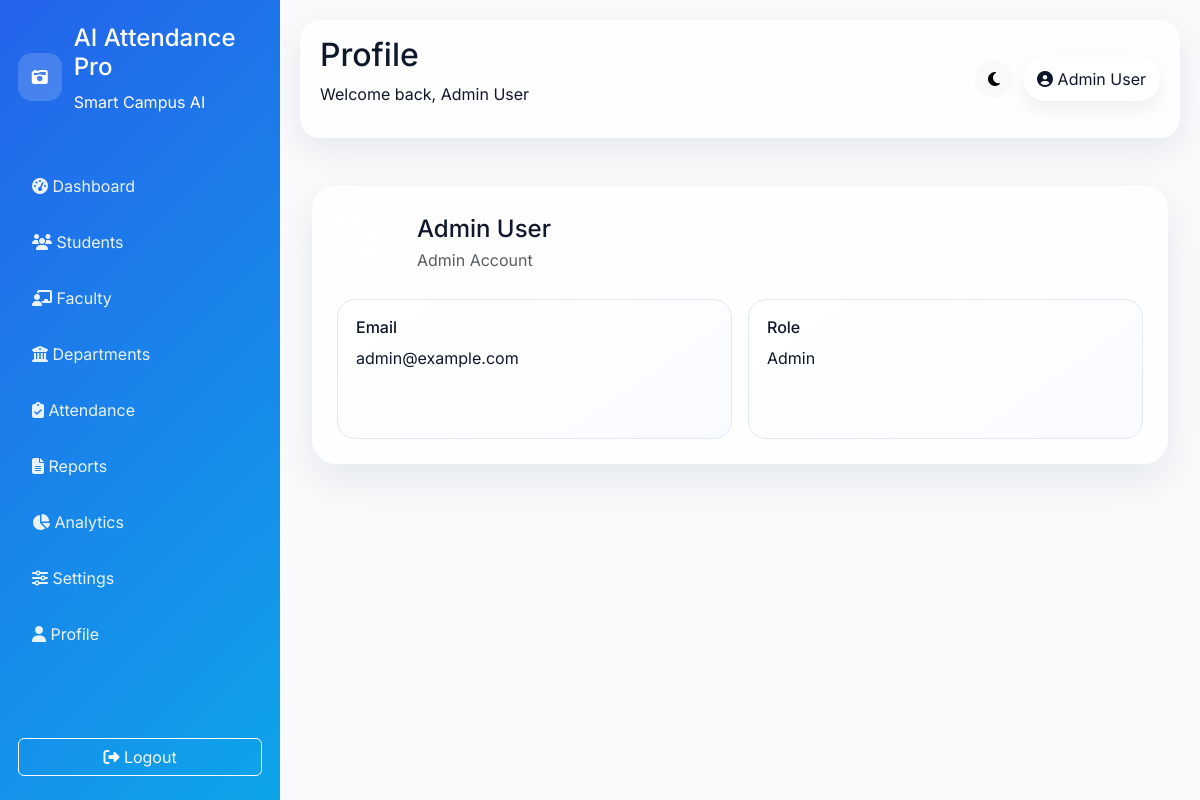
The app's page /profile (signed in) with its own data.
### models/__init__.py (models this page shows, shortened)
class User(db.Model):
    id = db.Column(db.Integer, primary_key=True)
    full_name = db.Column(db.String(120), nullable=False)
    email = db.Column(db.String(120), unique=True, nullable=False)
    password_hash = db.Column(db.String(255), nullable=False)
    role = db.Column(db.String(20), default='admin')
    created_at = db.Column(db.DateTime, default=db.func.now())

### app.py (the view)
@app.route('/profile')
@login_required
def profile():
    activity = LogEntry.query.filter(LogEntry.details.like(f'%{current_user.full_name}%')).order_by(LogEntry.id.desc()).limit(10).all()
    return render_template('profile.html', activity=activity)

### app.py (called while the page is built)
@login_manager.user_loader
def load_user(user_id):
    return User.query.get(int(user_id))

@app.context_processor
def inject_globals():
    return {'site_name': 'AI Attendance Pro', 'now': datetime.utcnow()}

### templates/profile.html
{% extends 'base.html' %}
{% block page_title %}Profile{% endblock %}
{% block content %}
<div class="glass-card p-4">
    <div class="d-flex align-items-center gap-3 mb-4">
        <div class="brand-icon large"><i class="fa-solid fa-user"></i></div>
        <div>
            <h4 class="mb-1">{{ current_user.full_name }}</h4>
            <p class="text-muted mb-0">{{ current_user.role|title }} Account</p>
        </div>
    </div>
    <div class="row g-3">
        <div class="col-md-6"><div class="setting-card"><h6>Email</h6><p>{{ current_user.email }}</p></div></div>
        <div class="col-md-6"><div class="setting-card"><h6>Role</h6><p>{{ current_user.role|title }}</p></div></div>
    </div>
</div>
{% endblock %}

### templates/base.html (shortened to what this page needs)
<!doctype html>
<html lang="en" class="h-100">
<head>
    <link href="https://cdn.jsdelivr.net/npm/bootstrap@5.3.3/dist/css/bootstrap.min.css" rel="stylesheet">
    <link href="https://cdnjs.cloudflare.com/ajax/libs/font-awesome/6.5.2/css/all.min.css" rel="stylesheet">
    <link href="https://cdnjs.cloudflare.com/ajax/libs/animate.css/4.1.1/animate.min.css" rel="stylesheet">
    <link rel="stylesheet" href="{{ url_for('static', filename='css/style.css') }}">
</head>
<body class="bg-soft" data-theme="light">
    <div class="page-wrapper">
        {% if current_user.is_authenticated %}
        <aside class="sidebar">
            <div class="brand">
                <div class="brand-icon"><i class="fa-solid fa-camera-retro"></i></div>
                <div>
                    <h4>{{ site_name }}</h4>
                    <p>Smart Campus AI</p>
                </div>
            </div>
            <nav class="nav-links">
                <a href="{{ url_for('dashboard') }}"><i class="fa-solid fa-gauge-high"></i> Dashboard</a>
                <a href="{{ url_for('students') }}"><i class="fa-solid fa-users"></i> Students</a>
                <a href="{{ url_for('faculty') }}"><i class="fa-solid fa-chalkboard-teacher"></i> Faculty</a>
                <a href="{{ url_for('departments') }}"><i class="fa-solid fa-building-columns"></i> Departments</a>
                <a href="{{ url_for('attendance') }}"><i class="fa-solid fa-clipboard-check"></i> Attendance</a>
                <a href="{{ url_for('reports') }}"><i class="fa-solid fa-file-lines"></i> Reports</a>
                <a href="{{ url_for('analytics') }}"><i class="fa-solid fa-chart-pie"></i> Analytics</a>
                <a href="{{ url_for('settings') }}"><i class="fa-solid fa-sliders"></i> Settings</a>
                <a href="{{ url_for('profile') }}"><i class="fa-solid fa-user"></i> Profile</a>
            </nav>
            <div class="sidebar-footer">
                <a href="{{ url_for('logout') }}" class="btn btn-outline-light w-100"><i class="fa-solid fa-right-from-bracket"></i> Logout</a>
            </div>
        </aside>
        {% endif %}
        <main class="main-content">
            {% if current_user.is_authenticated %}
            <header class="topbar">
                <div>
                    <h2>{% block page_title %}Dashboard{% endblock %}</h2>
                    <p>Welcome back, {{ current_user.full_name }}</p>
                </div>
                <div class="topbar-actions">
                    <button class="btn btn-light rounded-pill theme-toggle" type="button" aria-label="Toggle theme"><i class="fa-solid fa-moon"></i></button>
                    <a href="{{ url_for('profile') }}" class="user-pill"><i class="fa-solid fa-user-circle"></i> {{ current_user.full_name }}</a>
                </div>
            </header>
            {% endif %}
            <div class="container-fluid py-4">
                {% block content %}{% endblock %}
            </div>
        </main>
    </div>
</body>
</html>

### static/css/style.css (style rules this page uses)
:root { --primary: #2563EB; --secondary: #0EA5E9; --success: #10B981; --danger: #EF4444; --warning: #F59E0B; --bg: #F8FAFC; --text: #0f172a; --card: rgba(255,255,255,0.78); --border: rgba(255,255,255,0.6); }
* { box-sizing: border-box; }
body { font-family: 'Inter', sans-serif; background: linear-gradient(135deg, #eef5ff, #f8fbff); color: var(--text); }
.bg-soft { background: var(--bg); }
.page-wrapper { display: flex; min-height: 100vh; }
.sidebar { width: 280px; background: linear-gradient(135deg, var(--primary), var(--secondary)); color: white; padding: 24px 18px; display: flex; flex-direction: column; }
.brand { display: flex; align-items: center; gap: 12px; margin-bottom: 32px; }
.brand-icon { width: 48px; height: 48px; border-radius: 14px; display: grid; place-items: center; background: rgba(255,255,255,0.16); color: white; }
.brand-icon.large { width: 64px; height: 64px; font-size: 24px; }
.nav-links { display: flex; flex-direction: column; gap: 8px; }
.nav-links a { color: rgba(255,255,255,0.9); text-decoration: none; padding: 12px 14px; border-radius: 12px; transition: .2s ease; }
.sidebar-footer { margin-top: auto; padding-top: 16px; }
.main-content { flex: 1; padding: 20px; }
.topbar { display: flex; justify-content: space-between; align-items: center; margin-bottom: 24px; padding: 16px 20px; border-radius: 20px; background: var(--card); backdrop-filter: blur(20px); box-shadow: 0 12px 35px rgba(15,23,42,0.08); }
.topbar-actions { display: flex; gap: 10px; align-items: center; }
.user-pill { background: white; padding: 10px 14px; border-radius: 999px; text-decoration: none; color: var(--text); box-shadow: 0 8px 20px rgba(15,23,42,0.07); }
.glass-card { background: var(--card); border: 1px solid var(--border); border-radius: 24px; box-shadow: 0 16px 40px rgba(15,23,42,0.08); backdrop-filter: blur(20px); }
.report-box, .setting-card { background: linear-gradient(145deg, white, #f8fbff); border: 1px solid #e2e8f0; border-radius: 18px; padding: 18px; min-height: 140px; }

### records on screen
User: full_name "Admin User", role "Admin", email "admin@example.com"

### other values on screen
{{ site_name }} "AI Attendance Pro"
